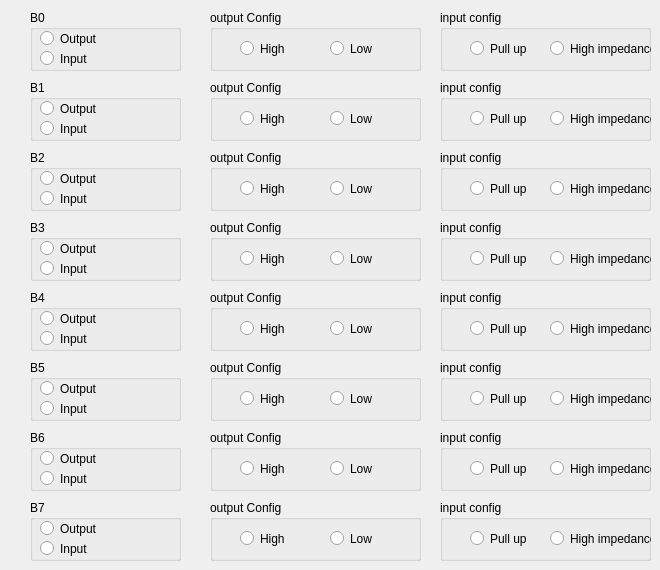
     <widget class="QWidget" name="PortB">
      <property name="enabled">
       <bool>true</bool>
      </property>
      <property name="acceptDrops">
       <bool>false</bool>
      </property>
      <attribute name="title">
       <string>PORT-B</string>
      </attribute>
      <widget class="QGroupBox" name="BoxB6">
       <property name="geometry">
        <rect>
         <x>30</x>
         <y>430</y>
         <width>151</width>
         <height>61</height>
        </rect>
       </property>
       <property name="title">
        <string>B6</string>
       </property>
       <widget class="QRadioButton" name="outputB6">
        <property name="geometry">
         <rect>
          <x>10</x>
          <y>20</y>
          <width>82</width>
          <height>17</height>
         </rect>
        </property>
        <property name="text">
         <string>Output</string>
        </property>
       </widget>
       <widget class="QRadioButton" name="inputB6">
        <property name="geometry">
         <rect>
          <x>10</x>
          <y>40</y>
          <width>82</width>
          <height>17</height>
         </rect>
        </property>
        <property name="text">
         <string>Input</string>
        </property>
       </widget>
      </widget>
      <widget class="QGroupBox" name="BoxB2">
       <property name="geometry">
        <rect>
         <x>30</x>
         <y>150</y>
         <width>151</width>
         <height>61</height>
        </rect>
       </property>
       <property name="title">
        <string>B2</string>
       </property>
       <widget class="QRadioButton" name="outputB2">
        <property name="geometry">
         <rect>
          <x>10</x>
          <y>20</y>
          <width>82</width>
          <height>17</height>
         </rect>
        </property>
        <property name="text">
         <string>Output</string>
        </property>
       </widget>
       <widget class="QRadioButton" name="inputB2">
        <property name="geometry">
         <rect>
          <x>10</x>
          <y>40</y>
          <width>82</width>
          <height>17</height>
         </rect>
        </property>
        <property name="text">
         <string>Input</string>
        </property>
       </widget>
      </widget>
      <widget class="QGroupBox" name="outputConfigB0">
       <property name="enabled">
        <bool>true</bool>
       </property>
       <property name="geometry">
        <rect>
         <x>210</x>
         <y>10</y>
         <width>211</width>
         <height>61</height>
        </rect>
       </property>
       <property name="title">
        <string>output Config</string>
       </property>
       <widget class="QRadioButton" name="highB0">
        <property name="geometry">
         <rect>
          <x>30</x>
          <y>30</y>
          <width>82</width>
          <height>17</height>
         </rect>
        </property>
        <property name="text">
         <string>High</string>
        </property>
       </widget>
       <widget class="QRadioButton" name="lowB0">
        <property name="geometry">
         <rect>
          <x>120</x>
          <y>30</y>
          <width>82</width>
          <height>17</height>
         </rect>
        </property>
        <property name="text">
         <string>Low</string>
        </property>
       </widget>
      </widget>
      <widget class="QGroupBox" name="BoxB5">
       <property name="geometry">
        <rect>
         <x>30</x>
         <y>360</y>
         <width>151</width>
         <height>61</height>
        </rect>
       </property>
       <property name="title">
        <string>B5</string>
       </property>
       <widget class="QRadioButton" name="outputB5">
        <property name="geometry">
         <rect>
          <x>10</x>
          <y>20</y>
          <width>82</width>
          <height>17</height>
         </rect>
        </property>
        <property name="text">
         <string>Output</string>
        </property>
       </widget>
       <widget class="QRadioButton" name="inputB5">
        <property name="geometry">
         <rect>
          <x>10</x>
          <y>40</y>
          <width>82</width>
          <height>17</height>
         </rect>
        </property>
        <property name="text">
         <string>Input</string>
        </property>
       </widget>
      </widget>
      <widget class="QGroupBox" name="BoxB4">
       <property name="geometry">
        <rect>
         <x>30</x>
         <y>290</y>
         <width>151</width>
         <height>61</height>
        </rect>
       </property>
       <property name="title">
        <string>B4</string>
       </property>
       <widget class="QRadioButton" name="outputB4">
        <property name="geometry">
         <rect>
          <x>10</x>
          <y>20</y>
          <width>82</width>
          <height>17</height>
         </rect>
        </property>
        <property name="text">
         <string>Output</string>
        </property>
       </widget>
       <widget class="QRadioButton" name="inputB4">
        <property name="geometry">
         <rect>
          <x>10</x>
          <y>40</y>
          <width>82</width>
          <height>17</height>
         </rect>
        </property>
        <property name="text">
         <string>Input</string>
        </property>
       </widget>
      </widget>
      <widget class="QGroupBox" name="inputConfidB2">
       <property name="geometry">
        <rect>
         <x>440</x>
         <y>150</y>
         <width>211</width>
         <height>61</height>
        </rect>
       </property>
       <property name="title">
        <string>input config</string>
       </property>
       <widget class="QRadioButton" name="pul_upB2">
        <property name="geometry">
         <rect>
          <x>30</x>
          <y>30</y>
          <width>82</width>
          <height>17</height>
         </rect>
        </property>
        <property name="text">
         <string>Pull up</string>
        </property>
       </widget>
       <widget class="QRadioButton" name="high_impedenceB2">
        <property name="geometry">
         <rect>
          <x>110</x>
          <y>30</y>
          <width>101</width>
          <height>17</height>
         </rect>
        </property>
        <property name="text">
         <string>High impedance</string>
        </property>
       </widget>
      </widget>
      <widget class="QGroupBox" name="outputConfigB3">
       <property name="enabled">
        <bool>true</bool>
       </property>
       <property name="geometry">
        <rect>
         <x>210</x>
         <y>220</y>
         <width>211</width>
         <height>61</height>
        </rect>
       </property>
       <property name="title">
        <string>output Config</string>
       </property>
       <widget class="QRadioButton" name="highB3">
        <property name="geometry">
         <rect>
          <x>30</x>
          <y>30</y>
          <width>82</width>
          <height>17</height>
         </rect>
        </property>
        <property name="text">
         <string>High</string>
        </property>
       </widget>
       <widget class="QRadioButton" name="lowB3">
        <property name="geometry">
         <rect>
          <x>120</x>
          <y>30</y>
          <width>82</width>
          <height>17</height>
         </rect>
        </property>
        <property name="text">
         <string>Low</string>
        </property>
       </widget>
      </widget>
      <widget class="QGroupBox" name="inputConfidB6">
       <property name="geometry">
        <rect>
         <x>440</x>
         <y>430</y>
         <width>211</width>
         <height>61</height>
        </rect>
       </property>
       <property name="title">
        <string>input config</string>
       </property>
       <widget class="QRadioButton" name="pul_upB6">
        <property name="geometry">
         <rect>
          <x>30</x>
          <y>30</y>
          <width>82</width>
          <height>17</height>
         </rect>
        </property>
        <property name="text">
         <string>Pull up</string>
        </property>
       </widget>
       <widget class="QRadioButton" name="high_impedenceB6">
        <property name="geometry">
         <rect>
          <x>110</x>
          <y>30</y>
          <width>101</width>
          <height>17</height>
         </rect>
        </property>
        <property name="text">
         <string>High impedance</string>
        </property>
       </widget>
      </widget>
      <widget class="QGroupBox" name="outputConfigB5">
       <property name="enabled">
        <bool>true</bool>
       </property>
       <property name="geometry">
        <rect>
         <x>210</x>
         <y>360</y>
         <width>211</width>
         <height>61</height>
        </rect>
       </property>
       <property name="title">
        <string>output Config</string>
       </property>
       <widget class="QRadioButton" name="highB5">
        <property name="geometry">
         <rect>
          <x>30</x>
          <y>30</y>
          <width>82</width>
          <height>17</height>
         </rect>
        </property>
        <property name="text">
         <string>High</string>
        </property>
       </widget>
       <widget class="QRadioButton" name="lowB5">
        <property name="geometry">
         <rect>
          <x>120</x>
          <y>30</y>
          <width>82</width>
          <height>17</height>
         </rect>
        </property>
        <property name="text">
         <string>Low</string>
        </property>
       </widget>
      </widget>
      <widget class="QGroupBox" name="BoxB7">
       <property name="geometry">
        <rect>
         <x>30</x>
         <y>500</y>
         <width>151</width>
         <height>61</height>
        </rect>
       </property>
       <property name="title">
        <string>B7</string>
       </property>
       <widget class="QRadioButton" name="outputB7">
        <property name="geometry">
         <rect>
          <x>10</x>
          <y>20</y>
          <width>82</width>
          <height>17</height>
         </rect>
        </property>
        <property name="text">
         <string>Output</string>
        </property>
       </widget>
       <widget class="QRadioButton" name="inputB7">
        <property name="geometry">
         <rect>
          <x>10</x>
          <y>40</y>
          <width>82</width>
          <height>17</height>
         </rect>
        </property>
        <property name="text">
         <string>Input</string>
        </property>
       </widget>
      </widget>
      <widget class="QGroupBox" name="inputConfidB5">
       <property name="geometry">
        <rect>
         <x>440</x>
         <y>360</y>
         <width>211</width>
         <height>61</height>
        </rect>
       </property>
       <property name="title">
        <string>input config</string>
       </property>
       <widget class="QRadioButton" name="pul_upB5">
        <property name="geometry">
         <rect>
          <x>30</x>
          <y>30</y>
          <width>82</width>
          <height>17</height>
         </rect>
        </property>
        <property name="text">
         <string>Pull up</string>
        </property>
       </widget>
       <widget class="QRadioButton" name="high_impedenceB5">
        <property name="geometry">
         <rect>
          <x>110</x>
          <y>30</y>
          <width>101</width>
          <height>17</height>
         </rect>
        </property>
        <property name="text">
         <string>High impedance</string>
        </property>
       </widget>
      </widget>
      <widget class="QGroupBox" name="BoxB3">
       <property name="geometry">
        <rect>
         <x>30</x>
         <y>220</y>
         <width>151</width>
         <height>61</height>
        </rect>
       </property>
       <property name="title">
        <string>B3</string>
       </property>
       <widget class="QRadioButton" name="outputB3">
        <property name="geometry">
         <rect>
          <x>10</x>
          <y>20</y>
          <width>82</width>
          <height>17</height>
         </rect>
        </property>
        <property name="text">
         <string>Output</string>
        </property>
       </widget>
       <widget class="QRadioButton" name="inputB3">
        <property name="geometry">
         <rect>
          <x>10</x>
          <y>40</y>
          <width>82</width>
          <height>17</height>
         </rect>
        </property>
        <property name="text">
         <string>Input</string>
        </property>
       </widget>
      </widget>
      <widget class="QGroupBox" name="inputConfidB0">
       <property name="geometry">
        <rect>
         <x>440</x>
         <y>10</y>
         <width>211</width>
         <height>61</height>
        </rect>
       </property>
       <property name="title">
        <string>input config</string>
       </property>
       <widget class="QRadioButton" name="pul_upB0">
        <property name="geometry">
         <rect>
          <x>30</x>
          <y>30</y>
          <width>82</width>
          <height>17</height>
         </rect>
        </property>
        <property name="text">
         <string>Pull up</string>
        </property>
       </widget>
       <widget class="QRadioButton" name="high_impedenceB0">
        <property name="geometry">
         <rect>
          <x>110</x>
          <y>30</y>
          <width>101</width>
          <height>17</height>
         </rect>
        </property>
        <property name="text">
         <string>High impedance</string>
        </property>
       </widget>
      </widget>
      <widget class="QGroupBox" name="outputConfigB2">
       <property name="enabled">
        <bool>true</bool>
       </property>
       <property name="geometry">
        <rect>
         <x>210</x>
         <y>150</y>
         <width>211</width>
         <height>61</height>
        </rect>
       </property>
       <property name="title">
        <string>output Config</string>
       </property>
       <widget class="QRadioButton" name="highB2">
        <property name="geometry">
         <rect>
          <x>30</x>
          <y>30</y>
          <width>82</width>
          <height>17</height>
         </rect>
        </property>
        <property name="text">
         <string>High</string>
        </property>
       </widget>
       <widget class="QRadioButton" name="lowB2">
        <property name="geometry">
         <rect>
          <x>120</x>
          <y>30</y>
          <width>82</width>
          <height>17</height>
         </rect>
        </property>
        <property name="text">
         <string>Low</string>
        </property>
       </widget>
      </widget>
      <widget class="QGroupBox" name="BoxB0">
       <property name="geometry">
        <rect>
         <x>30</x>
         <y>10</y>
         <width>151</width>
         <height>61</height>
        </rect>
       </property>
       <property name="title">
        <string>B0</string>
       </property>
       <widget class="QRadioButton" name="outputB0">
        <property name="geometry">
         <rect>
          <x>10</x>
          <y>20</y>
          <width>82</width>
          <height>17</height>
         </rect>
        </property>
        <property name="text">
         <string>Output</string>
        </property>
       </widget>
       <widget class="QRadioButton" name="inputB0">
        <property name="geometry">
         <rect>
          <x>10</x>
          <y>40</y>
          <width>82</width>
          <height>17</height>
         </rect>
        </property>
        <property name="text">
         <string>Input</string>
        </property>
       </widget>
      </widget>
      <widget class="QGroupBox" name="BoxB1">
       <property name="geometry">
        <rect>
         <x>30</x>
         <y>80</y>
         <width>151</width>
         <height>61</height>
        </rect>
       </property>
       <property name="title">
        <string>B1</string>
       </property>
       <widget class="QRadioButton" name="outputB1">
        <property name="geometry">
         <rect>
          <x>10</x>
          <y>20</y>
          <width>82</width>
          <height>17</height>
         </rect>
        </property>
        <property name="text">
         <string>Output</string>
        </property>
       </widget>
       <widget class="QRadioButton" name="inputB1">
        <property name="geometry">
         <rect>
          <x>10</x>
          <y>40</y>
          <width>82</width>
          <height>17</height>
         </rect>
        </property>
        <property name="text">
         <string>Input</string>
        </property>
       </widget>
      </widget>
      <widget class="QGroupBox" name="inputConfidB1">
       <property name="geometry">
        <rect>
         <x>440</x>
         <y>80</y>
         <width>211</width>
         <height>61</height>
        </rect>
       </property>
       <property name="title">
        <string>input config</string>
       </property>
       <widget class="QRadioButton" name="pul_upB1">
        <property name="geometry">
         <rect>
          <x>30</x>
          <y>30</y>
          <width>82</width>
          <height>17</height>
         </rect>
        </property>
        <property name="text">
         <string>Pull up</string>
        </property>
       </widget>
       <widget class="QRadioButton" name="high_impedenceB1">
        <property name="geometry">
         <rect>
          <x>110</x>
          <y>30</y>
          <width>101</width>
          <height>17</height>
         </rect>
        </property>
        <property name="text">
         <string>High impedance</string>
        </property>
       </widget>
      </widget>
      <widget class="QGroupBox" name="inputConfidB4">
       <property name="geometry">
        <rect>
         <x>440</x>
         <y>290</y>
         <width>211</width>
         <height>61</height>
        </rect>
       </property>
       <property name="title">
        <string>input config</string>
       </property>
       <widget class="QRadioButton" name="pul_upB4">
        <property name="geometry">
         <rect>
          <x>30</x>
          <y>30</y>
          <width>82</width>
          <height>17</height>
         </rect>
        </property>
        <property name="text">
         <string>Pull up</string>
        </property>
       </widget>
       <widget class="QRadioButton" name="high_impedenceB4">
        <property name="geometry">
         <rect>
          <x>110</x>
          <y>30</y>
          <width>101</width>
          <height>17</height>
         </rect>
        </property>
        <property name="text">
         <string>High impedance</string>
        </property>
       </widget>
      </widget>
      <widget class="QGroupBox" name="outputConfigB1">
       <property name="enabled">
        <bool>true</bool>
       </property>
       <property name="geometry">
        <rect>
         <x>210</x>
         <y>80</y>
         <width>211</width>
         <height>61</height>
        </rect>
       </property>
       <property name="title">
        <string>output Config</string>
       </property>
       <widget class="QRadioButton" name="highB1">
        <property name="geometry">
         <rect>
          <x>30</x>
          <y>30</y>
          <width>82</width>
          <height>17</height>
         </rect>
        </property>
        <property name="text">
         <string>High</string>
        </property>
       </widget>
       <widget class="QRadioButton" name="lowB1">
        <property name="geometry">
         <rect>
          <x>120</x>
          <y>30</y>
          <width>82</width>
          <height>17</height>
         </rect>
        </property>
        <property name="text">
         <string>Low</string>
        </property>
       </widget>
      </widget>
      <widget class="QGroupBox" name="inputConfidB7">
       <property name="geometry">
        <rect>
         <x>440</x>
         <y>500</y>
         <width>211</width>
         <height>61</height>
        </rect>
       </property>
       <property name="title">
        <string>input config</string>
       </property>
       <widget class="QRadioButton" name="pul_upB7">
        <property name="geometry">
         <rect>
          <x>30</x>
          <y>30</y>
          <width>82</width>
          <height>17</height>
         </rect>
        </property>
        <property name="text">
         <string>Pull up</string>
        </property>
       </widget>
       <widget class="QRadioButton" name="high_impedenceB7">
        <property name="geometry">
         <rect>
          <x>110</x>
          <y>30</y>
          <width>101</width>
          <height>17</height>
         </rect>
        </property>
        <property name="text">
         <string>High impedance</string>
        </property>
       </widget>
      </widget>
      <widget class="QGroupBox" name="outputConfigB6">
       <property name="enabled">
        <bool>true</bool>
       </property>
       <property name="geometry">
        <rect>
         <x>210</x>
         <y>430</y>
         <width>211</width>
         <height>61</height>
        </rect>
       </property>
       <property name="title">
        <string>output Config</string>
       </property>
       <widget class="QRadioButton" name="highB6">
        <property name="geometry">
         <rect>
          <x>30</x>
          <y>30</y>
          <width>82</width>
          <height>17</height>
         </rect>
        </property>
        <property name="text">
         <string>High</string>
        </property>
       </widget>
       <widget class="QRadioButton" name="lowB6">
        <property name="geometry">
         <rect>
          <x>120</x>
          <y>30</y>
          <width>82</width>
          <height>17</height>
         </rect>
        </property>
        <property name="text">
         <string>Low</string>
        </property>
       </widget>
      </widget>
      <widget class="QGroupBox" name="outputConfigB4">
       <property name="enabled">
        <bool>true</bool>
       </property>
       <property name="geometry">
        <rect>
         <x>210</x>
         <y>290</y>
         <width>211</width>
         <height>61</height>
        </rect>
       </property>
       <property name="title">
        <string>output Config</string>
       </property>
       <widget class="QRadioButton" name="highB4">
        <property name="geometry">
         <rect>
          <x>30</x>
          <y>30</y>
          <width>82</width>
          <height>17</height>
         </rect>
        </property>
        <property name="text">
         <string>High</string>
        </property>
       </widget>
       <widget class="QRadioButton" name="lowB4">
        <property name="geometry">
         <rect>
          <x>120</x>
          <y>30</y>
          <width>82</width>
          <height>17</height>
         </rect>
        </property>
        <property name="text">
         <string>Low</string>
        </property>
       </widget>
      </widget>
      <widget class="QGroupBox" name="outputConfigB7">
       <property name="enabled">
        <bool>true</bool>
       </property>
       <property name="geometry">
        <rect>
         <x>210</x>
         <y>500</y>
         <width>211</width>
         <height>61</height>
        </rect>
       </property>
       <property name="title">
        <string>output Config</string>
       </property>
       <widget class="QRadioButton" name="highB7">
        <property name="geometry">
         <rect>
          <x>30</x>
          <y>30</y>
          <width>82</width>
          <height>17</height>
         </rect>
        </property>
        <property name="text">
         <string>High</string>
        </property>
       </widget>
       <widget class="QRadioButton" name="lowB7">
        <property name="geometry">
         <rect>
          <x>120</x>
          <y>30</y>
          <width>82</width>
          <height>17</height>
         </rect>
        </property>
        <property name="text">
         <string>Low</string>
        </property>
       </widget>
      </widget>
      <widget class="QGroupBox" name="inputConfidB3">
       <property name="geometry">
        <rect>
         <x>440</x>
         <y>220</y>
         <width>211</width>
         <height>61</height>
        </rect>
       </property>
       <property name="title">
        <string>input config</string>
       </property>
       <widget class="QRadioButton" name="pul_upB3">
        <property name="geometry">
         <rect>
          <x>30</x>
          <y>30</y>
          <width>82</width>
          <height>17</height>
         </rect>
        </property>
        <property name="text">
         <string>Pull up</string>
        </property>
       </widget>
       <widget class="QRadioButton" name="high_impedenceB3">
        <property name="geometry">
         <rect>
          <x>110</x>
          <y>30</y>
          <width>101</width>
          <height>17</height>
         </rect>
        </property>
        <property name="text">
         <string>High impedance</string>
        </property>
       </widget>
      </widget>
     </widget>
